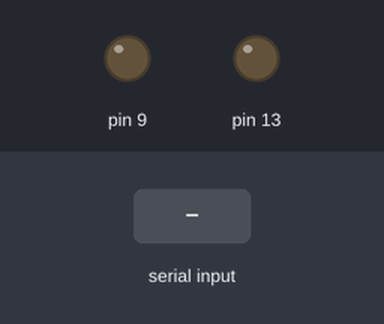
The sketch below on a simulated Arduino Uno, built with avr-gcc and run on an emulated ATmega328P. On the bench: output pins drawn as LEDs (lit = HIGH). The test bench sets the inputs (shaded band).

Above: at 1.2 s.
1.3 s: "90,45\n" received over Serial
At 2.0 s:
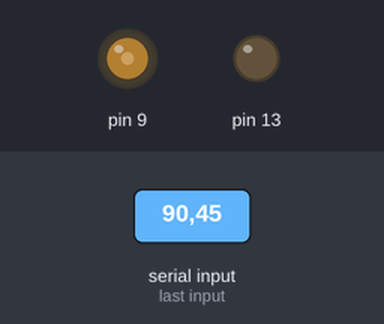
2.8 s: "30,150\n" received over Serial
At 3.2 s:
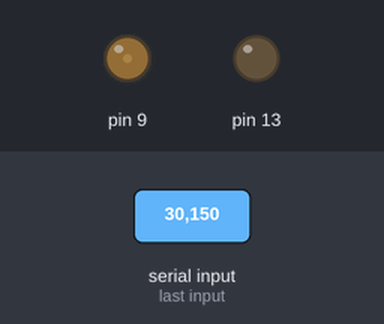
4.3 s: "200\n" received over Serial
At 5.4 s:
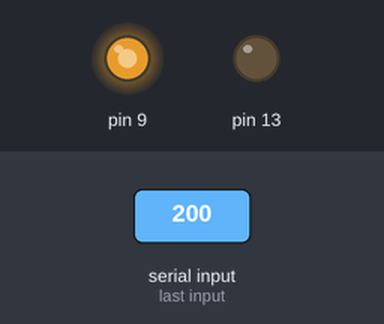
5.8 s: "90\n" received over Serial
At 6.5 s:
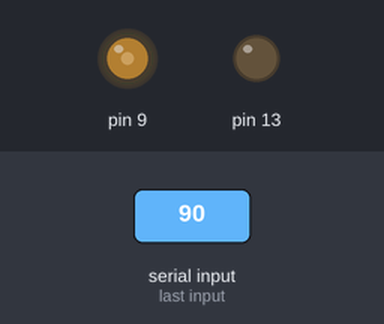
Timing chart, 0 to 8.3 s (numbered marks = the images above; inputs shaded):
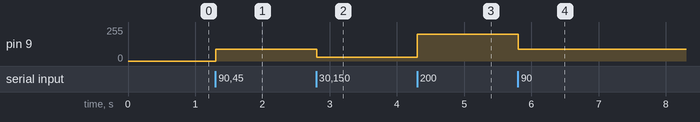

The sketch:

tugas.ino
```cpp
String dataTerima ="off";
int nPWM;

void setup() {
  // put your setup code here, to run once:
  Serial.begin(9600);
  pinMode(13, OUTPUT);

}

void loop() {
  // put your main code here, to run repeatedly:
  if (Serial.available() >0){
  dataTerima = Serial.readStringUntil('\n');
  nPWM = dataTerima.toInt();

  analogWrite(9, nPWM);
  }
}
```

Measured:
- after the input at 1.3 s, pin 9: 0/255 → 90/255 at once
- after the input at 2.8 s, pin 9: 90/255 → 30/255 at once
- after the input at 4.3 s, pin 9: 30/255 → 200/255 at once
- after the input at 5.8 s, pin 9: 200/255 → 90/255 at once
